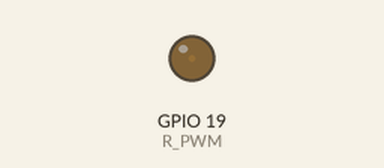
Recording of a sketch running on a simulated ESP32. On the bench: output pins drawn as LEDs (lit = HIGH). What the sketch prints to the serial monitor is not drawn.

Above: at 0.05 s.
At 1.0 s:
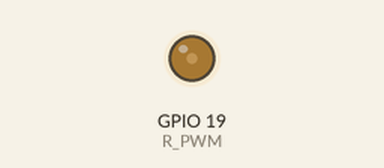
At 1.95 s:
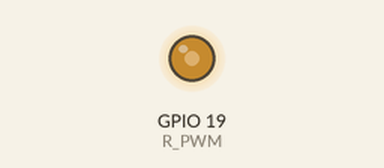
At 3.85 s:
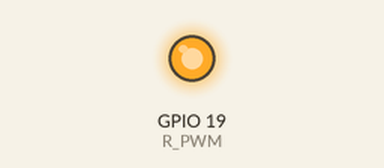
Timing chart, 0 to 8.9 s (numbered marks = the images above):
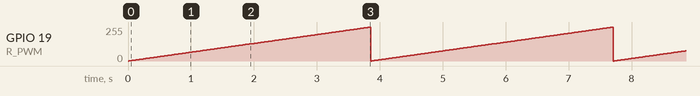

The sketch:

irf540n_test.ino
```cpp
#define R_PWM 19 // Green
#define R_PWM_CH 0
#define PWM_Res   8
#define PWM_Freq  10000

void setup() {
  Serial.begin(115200);

  ledcSetup(R_PWM_CH, PWM_Freq, PWM_Res);
  ledcAttachPin(R_PWM, R_PWM_CH);

}

int i=0;
void loop() {
  // put your main code here, to run repeatedly:

  ledcWrite(R_PWM_CH, i);
  i++;
  if (i==256) i=0;
  Serial.println(i);
  delay(15);
}
```

Measured:
- by itself, GPIO 19 (R_PWM): ramps from 0/255 to 255/255 and jumps back, once every 3.9 s
